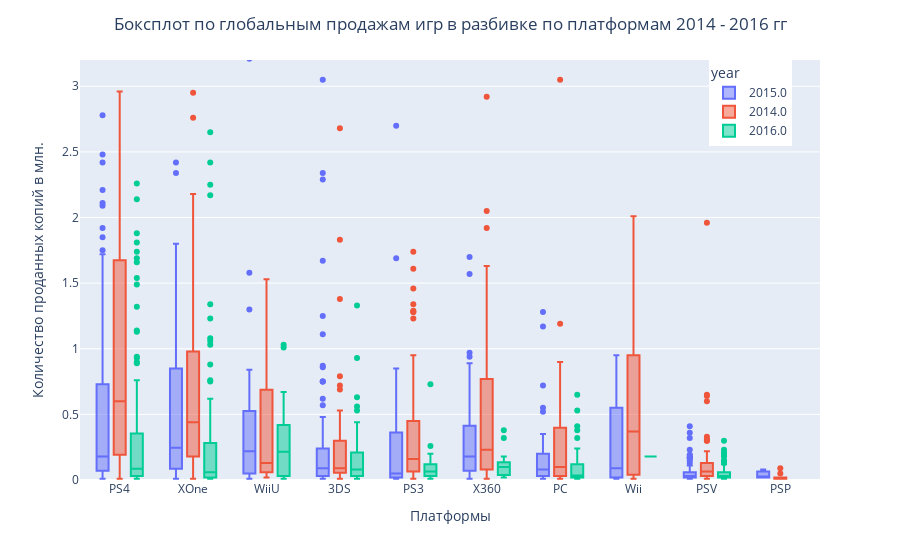

This figure's notebook cell:
### Markdown cell above
Добавим график с лимитом по вертикальной оси для отображение квартилей

### Code cell
fig = px.box(df2, x="platform", y="total_sales", color="year")
fig.update_layout(title="Боксплот по глобальным продажам игр в разбивке по платформам 2014 - 2016 гг",
                  title_x = 0.5,
                  xaxis_title="Платформы",
                  yaxis_title="Количество проданных копий в млн.",
                  legend=dict(x=.85)
                  )
fig.update_layout(yaxis_range=[0, 3.2])
fig.show()

### Figure 1 — Plotly figure (JSON) as saved in the notebook; plotly's stock layout.template omitted (floating-point values rounded to 4 significant figures; data arrays with more than 128 entries replaced by an {"elided": "..."} marker saying what was removed)
{"data": [{"alignmentgroup": "True", "hovertemplate": "year=2015.0<br>platform=%{x}<br>total_sales=%{y}<extra></extra>", "legendgroup": "2015.0", "marker": {"color": "#636efa"}, "name": "2015.0", "notched": false, "offsetgroup": "2015.0", "orientation": "v", "showlegend": true, "type": "box", "x": {"elided": "606 str values"}, "x0": " ", "xaxis": "x", "y": {"elided": "606 float values"}, "y0": " ", "yaxis": "y"}, {"alignmentgroup": "True", "hovertemplate": "year=2014.0<br>platform=%{x}<br>total_sales=%{y}<extra></extra>", "legendgroup": "2014.0", "marker": {"color": "#EF553B"}, "name": "2014.0", "notched": false, "offsetgroup": "2014.0", "orientation": "v", "showlegend": true, "type": "box", "x": {"elided": "581 str values"}, "x0": " ", "xaxis": "x", "y": {"elided": "581 float values"}, "y0": " ", "yaxis": "y"}, {"alignmentgroup": "True", "hovertemplate": "year=2016.0<br>platform=%{x}<br>total_sales=%{y}<extra></extra>", "legendgroup": "2016.0", "marker": {"color": "#00cc96"}, "name": "2016.0", "notched": false, "offsetgroup": "2016.0", "orientation": "v", "showlegend": true, "type": "box", "x": {"elided": "502 str values"}, "x0": " ", "xaxis": "x", "y": {"elided": "502 float values"}, "y0": " ", "yaxis": "y"}], "layout": {"autosize": true, "boxmode": "group", "legend": {"title": {"text": "year"}, "tracegroupgap": 0, "x": 0.85, "y": 1}, "margin": {"t": 60}, "title": {"text": "Боксплот по глобальным продажам игр в разбивке по платформам 2014 - 2016 гг", "x": 0.5}, "xaxis": {"anchor": "y", "autorange": true, "domain": [0, 1], "range": [-0.5315, 9.532], "title": {"text": "Платформы"}, "type": "category"}, "yaxis": {"anchor": "x", "domain": [0, 1], "range": [0, 3.2], "title": {"text": "Количество проданных копий в млн."}, "type": "linear"}}}
